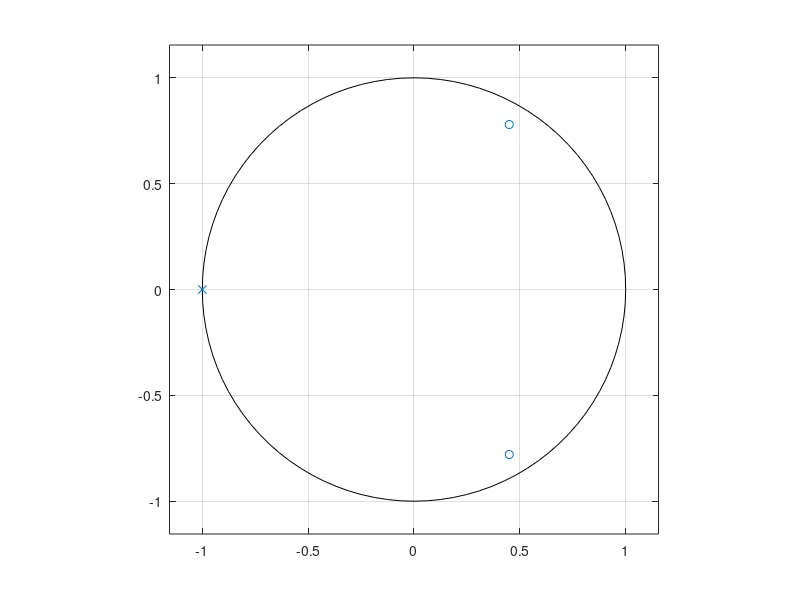
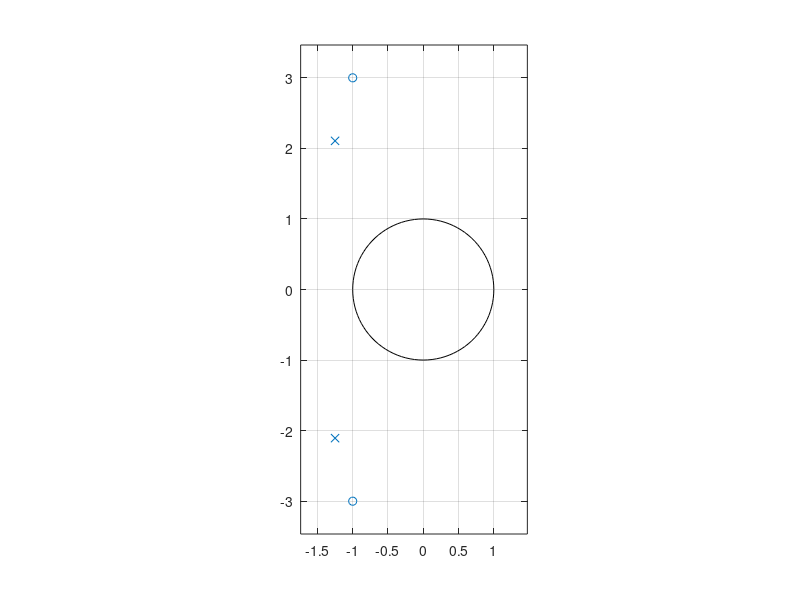
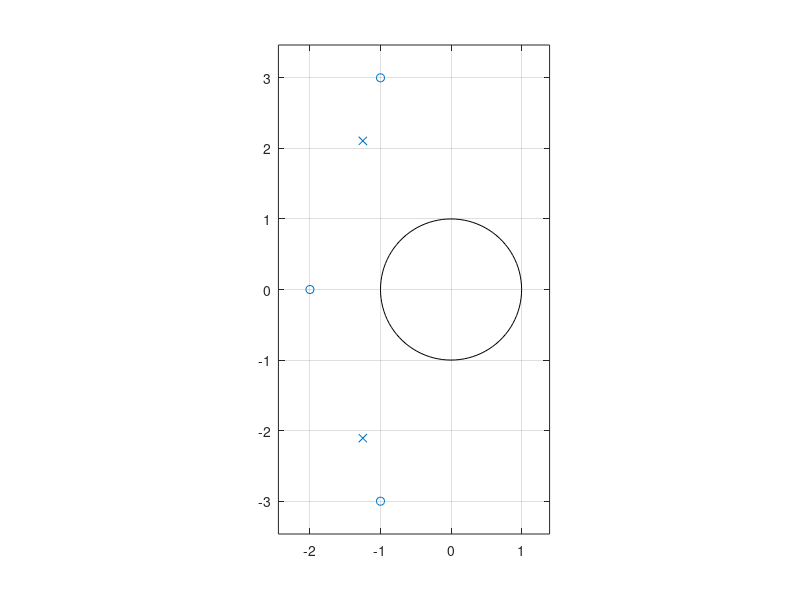
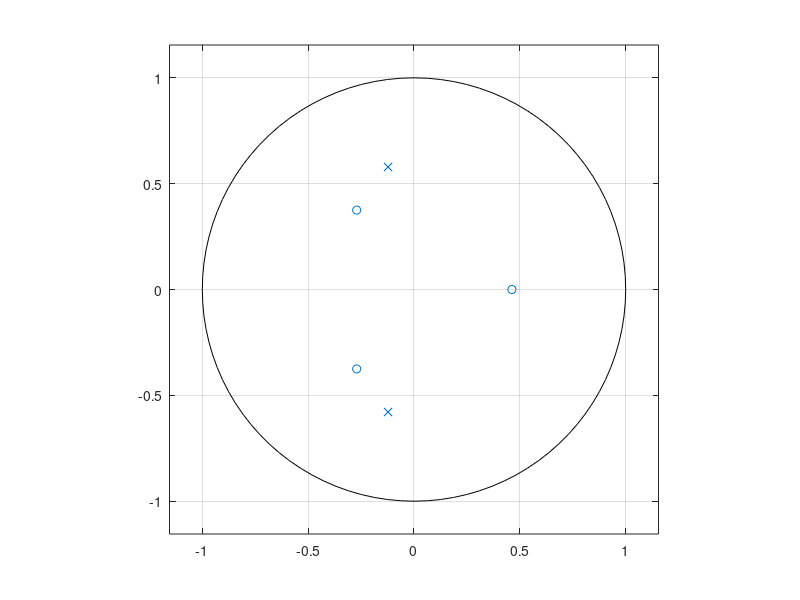

Write the MATLAB code that produced these figures, in order.
clear all;
% part 1
w = linspace(-20, 20, 200);
figure(1);
a = [1 1];
b = [1 -0.9 0.81];
xs = roots(b);
ys = roots(a);
zplane(xs, ys);
% freqz
figure(5);
H = freqz(b, a, w);
subplot(211);
plot(w, abs(H));
title('figure 1 magnitude');
subplot(212);
plot(w, angle(H));
title('figure 1 phase');

% 2
figure(2);
a = [2 5 12];
b = [1 2 10];
xs = roots(b);
ys = roots(a);
zplane(xs, ys);
% freqz
figure(6);
H = freqz(b, a, w);
subplot(211);
plot(w, abs(H));
title('figure 2 magnitude');
subplot(212);
plot(w, angle(H));
title('figure 2 phase');

% 3
figure(3);
a = [2 5 12];
b = [1 4 14 20];
xs = roots(b);
ys = roots(a);
zplane(xs, ys);
% freqz
figure(7);
H = freqz(b, a, w);
subplot(211);
plot(w, abs(H));
title('figure 3 magnitude');
subplot(212);
plot(w, angle(H));
title('figure 3 phase');

% 4
figure(4);
a = [2 0.49 0.7];
b = [1 0.079 -0.0365 -0.099];
xs = roots(b);
ys = roots(a);
zplane(xs, ys);
% freqz
figure(8);
H = freqz(b, a, w);
subplot(211);
plot(w, abs(H));
title('figure 4 magnitude');
subplot(212);
plot(w, angle(H));
title('figure 4 phase');

